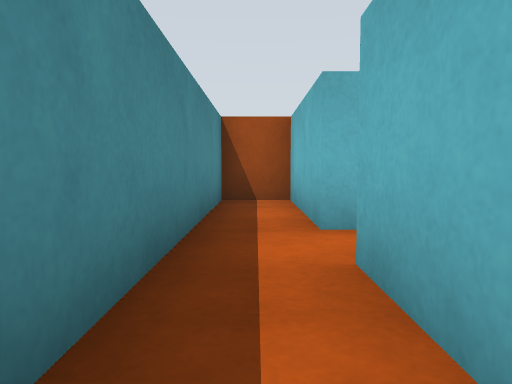
[1] (above)

16 first-person views from a walk through a robot-simulator world made for Gazebo. The camera is 0.61 m above the floor, tilts 4° down and sees 70° across. The floor is counted in squares, 1 m on a side. Each view is taken from the middle of a square. On the plan, view 1 faces up. The plan holds only what a view shows up to about 10 squares ahead; the rest is blank.

[2]
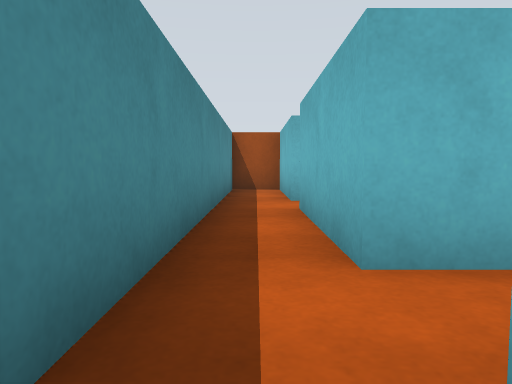

[3]
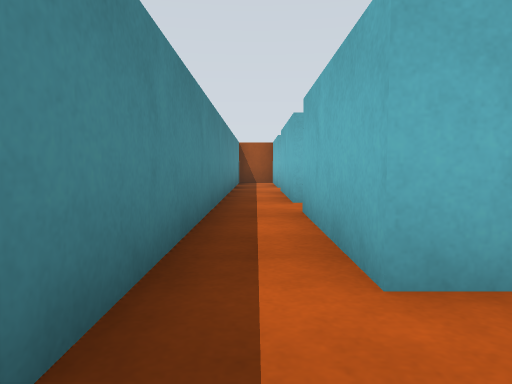

[4]
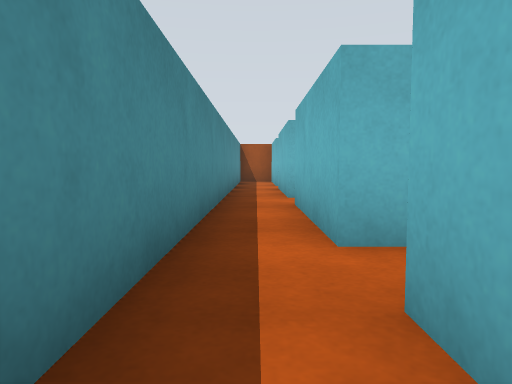

[5]
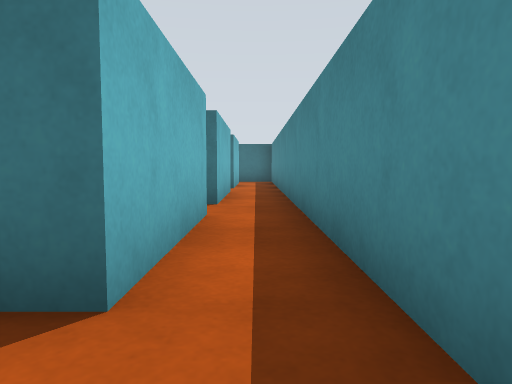

[6]
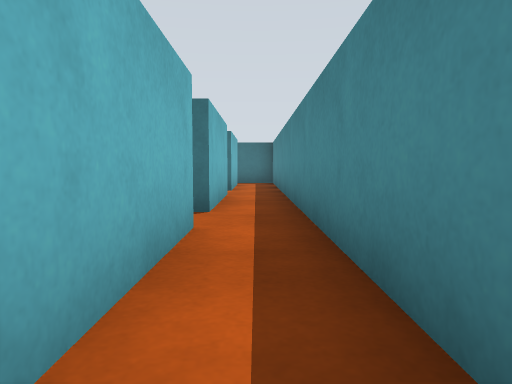

[7]
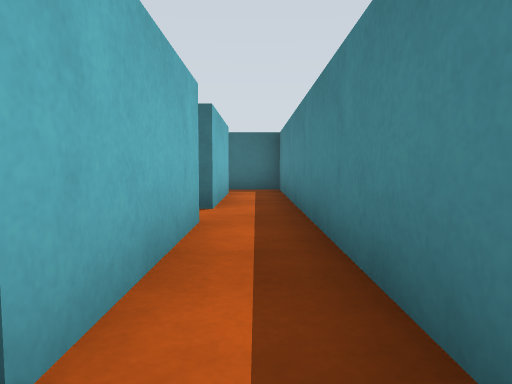

[8]
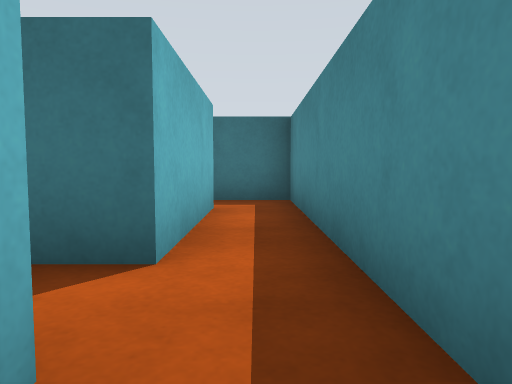

[9]
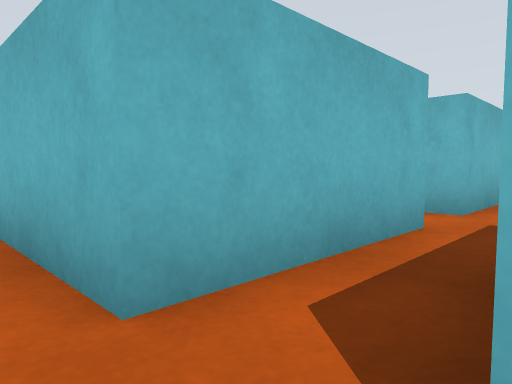

[10]
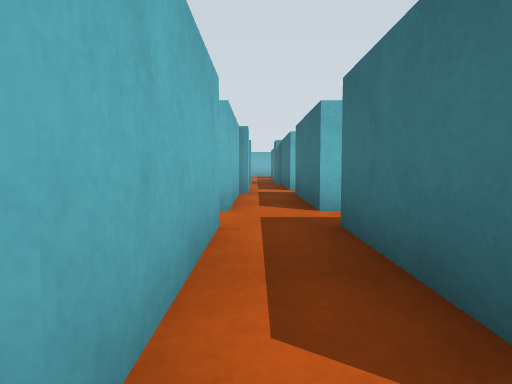

[11]
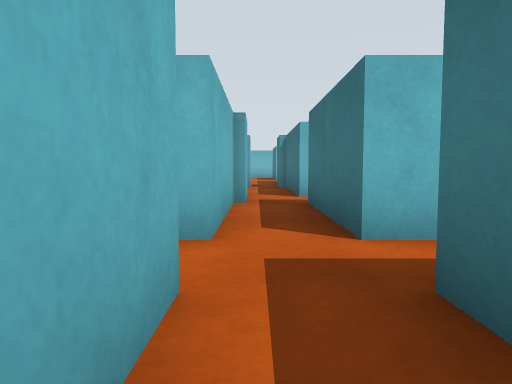

[12]
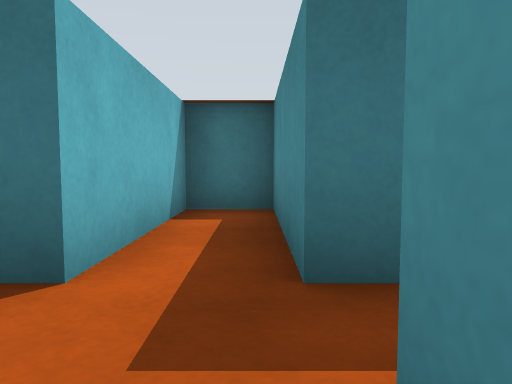

[13]
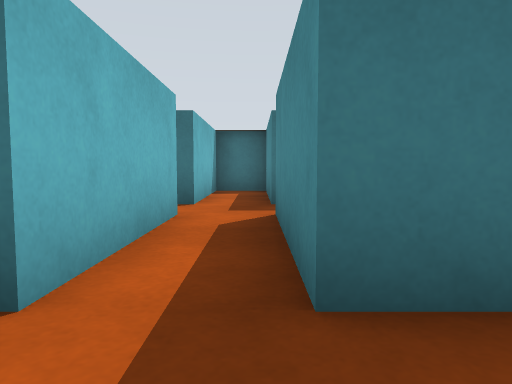

[14]
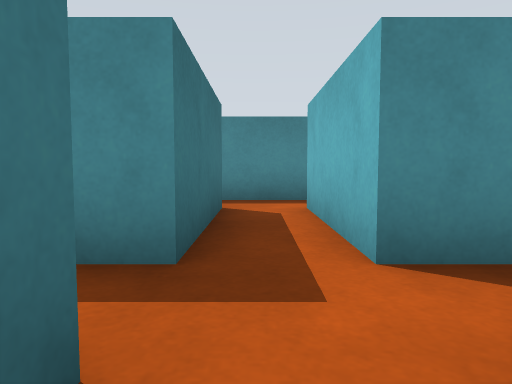

[15]
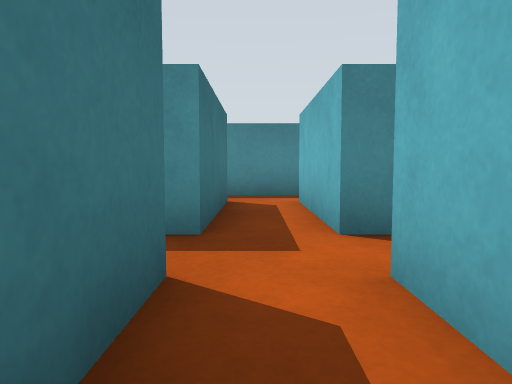

[16]
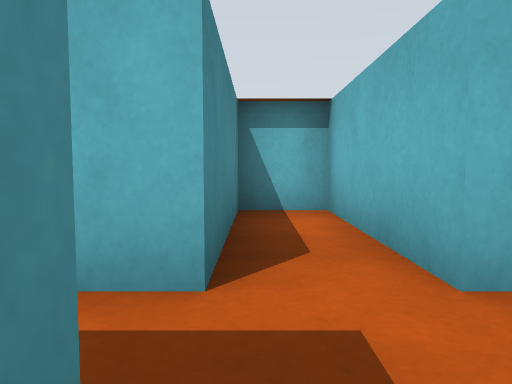

### Floor plan
Points are (right, up) in squares from view 1. A wall is a line through its corners. A room is listed if a view was taken in it or the views show most of it. See-through windows are left out.
Room 1 (views 1, 2, 5)
walls: (0.6, -0.9) (0.6, 2.2); (0.6, 3.5) (0.6, 6.6) (-0.6, 6.6) (-0.6, -5.4); (0.6, -5.2) (0.6, -2.1)
ways out: opening at (0, -5) to room 2; opening at (1, 3)
Room 2 (views 3, 4, 6)
walls: (-0.6, -5.4) (-0.6, -9.6); (0.6, -9.6) (0.6, -6.5)
ways out: opening at (0, -5) to room 1; opening at (0, -9) to room 3; opening at (1, -6) to room 5
Room 3 (views 7, 8, 9, 10)
walls: (0.6, -14) (0.6, -10.9); (-0.6, -9.6) (-0.6, -18.6); (0.6, -18.4) (0.6, -15.2)
ways out: opening at (0, -9) to room 2; opening at (1, -10) to room 4; opening at (0, -19)
Room 4 (view 11)
walls: (3.7, -9.6) (0.6, -9.6); (0.6, -10.9) (3.7, -10.9) (3.7, -14.2) (5, -14.2) (5, -10.9) (8.1, -10.9); (8.1, -9.6) (5, -9.6)
ways out: opening at (1, -10) to room 3; opening at (4, -9) to room 5
Room 5 (views 12, 13, 16)
walls: (5, -5.2) (5, -1.9) (3.7, -1.9) (3.7, -5.2) (0.6, -5.2); (0.6, -6.5) (3.7, -6.5) (3.7, -9.6); (5, -9.6) (5, -6.5)
ways out: opening at (1, -6) to room 2; opening at (4, -9) to room 4; opening at (5, -6) to room 6
Room 6 (views 14, 15)
walls: (6, -5.2) (5, -5.2); (5, -6.5) (6.4, -6.5)
ways out: opening at (5, -6) to room 5

Where each view was taken, in squares from view 1:
view 1: 0 up, 0 right, facing up
view 2: 3 down, 0 right, facing up
view 3: 7 down, 0 right, facing up
view 4: 8 down, 0 right, facing up
view 5: 5 down, 0 right, facing down
view 6: 6 down, 0 right, facing down
view 7: 10 down, 0 right, facing down
view 8: 13 down, 0 right, facing down
view 9: 11 down, 0 right, facing up-right
view 10: 10 down, 0 right, facing right
view 11: 10 down, 2 right, facing right
view 12: 9 down, 4 right, facing down
view 13: 5 down, 4 right, facing down
view 14: 6 down, 6 right, facing left
view 15: 6 down, 7 right, facing left
view 16: 7 down, 4 right, facing up
